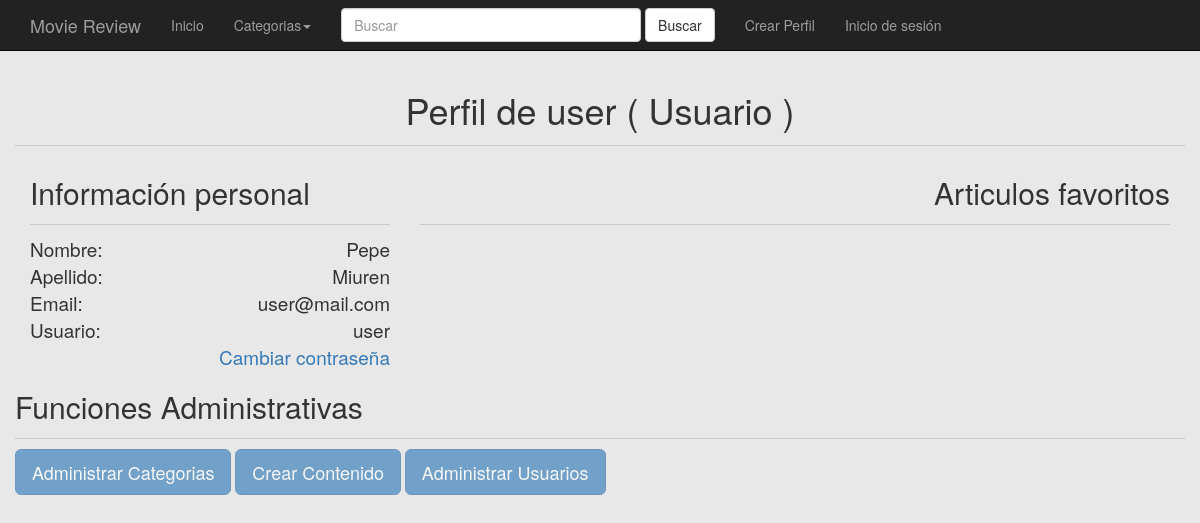
/user/user/, run on the app's committed database.
### moviereview_app/models.py (models this page shows, shortened)
class UserAccount(models.Model):
    user = models.OneToOneField(
        settings.AUTH_USER_MODEL, on_delete=models.CASCADE)
    first_name = models.CharField(max_length=50)
    last_name = models.CharField(max_length=50)
    email = models.EmailField()
    favourite_articles = models.ManyToManyField(Article, blank=True)

### moviereview_app/views.py (the view)
class UserAccountView(View):
    template_name = 'user_account.html'
    def get(self, request, *args, **kwargs):
        user = self.kwargs.get('user')
        current_user = UserAccount.objects.get(
            user=User.objects.get(username=user))
        context = {
            'categories': Category.objects.all(),
            'user': current_user
        }
        return render(request, self.template_name, context)

### moviereview_app/models.py (called while the page is built)
    def get_absolute_url(self):
        return reverse('category_detail_view', kwargs={'slug': self.slug})

### moviereview_app/templates/user_account.html (shortened to what this page needs)
{% extends 'index.html' %}
{% block content %}
<div class="container">
	<div class="row" id="profile-wrapper">
		<h1 align="center"> Perfil de {{ user.user.username }} (
			{% if user.user.is_superuser %}
			{{ "Administrador" }}
			{% else %}
			{{ "Usuario" }}
			{% endif %} )
		</h1>
		<div class="col-md-4">
			<h2>Información personal</h2>
			<p class="personal-info">
				Nombre: <span>{{ user.first_name }}</span><br>
				Apellido: <span>{{ user.last_name }}</span><br>
				Email: <span>{{ user.email }}</span><br>
				Usuario: <span>{{ user.user.username }}</span><br>
				<span><a href="{% url 'change_password_view' %}">Cambiar contraseña</a></span>
			</p>
		</div>
		<div class="col-md-8">
			<h2 align="right">Articulos favoritos</h2>
		</div>
	</div>
</div>
<div class="container">
	<div class="row" id="profile-wrapper">
		<h2>Funciones Administrativas</h2>
		{% if user.user.is_superuser %}
		<button type="button" class="btn btn-primary btn-lg">Administrar Categorias</button>
		<button type="button" class="btn btn-primary btn-lg">Crear Contenido</button>
		<button type="button" class="btn btn-primary btn-lg">Administrar Usuarios</button>
		{% else %}
		<button type="button" class="btn btn-primary btn-lg" disabled>Administrar Categorias</button>
		<button type="button" class="btn btn-primary btn-lg" disabled>Crear Contenido</button>
		<button type="button" class="btn btn-primary btn-lg" disabled>Administrar Usuarios</button>
		{% endif %}
	</div>
</div>
{% endblock content %}

### static_in_dev/css/4-col-portfolio.css (style rules this page uses)
body { padding-top: 70px; }

### static_in_dev/css/style.css (style rules this page uses)
body { background-color: #e8e8e8; }
#profile-wrapper h1, #profile-wrapper h2 { padding-bottom: 15px; border-bottom: 1px solid #c9c9c9; }
#profile-wrapper .personal-info { font-size: 19px; }
#profile-wrapper .personal-info span { float: right; }

### data on the page
UserAccount: user.username "user", first_name "Pepe", last_name "Miuren", email "user@mail.com"

### other printed values
{{ "Usuario" }} "Usuario"
